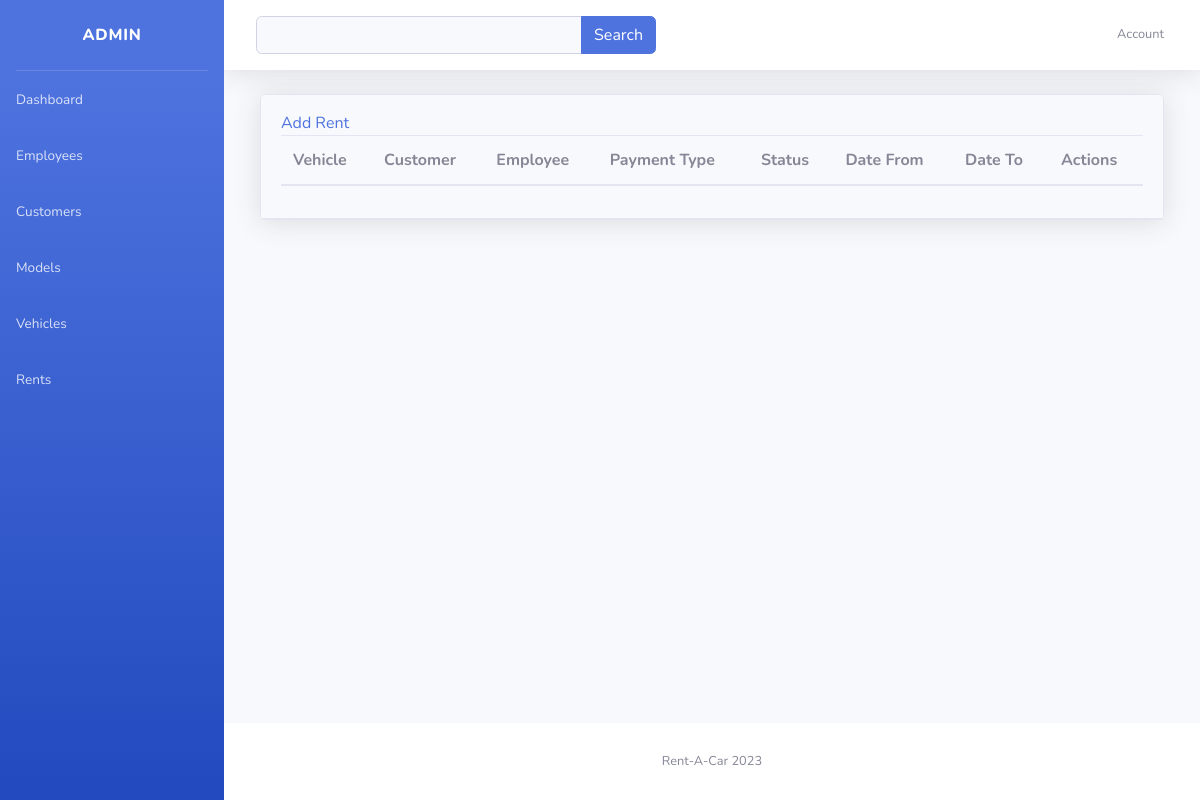
Page /rent_view on the earlier database version.
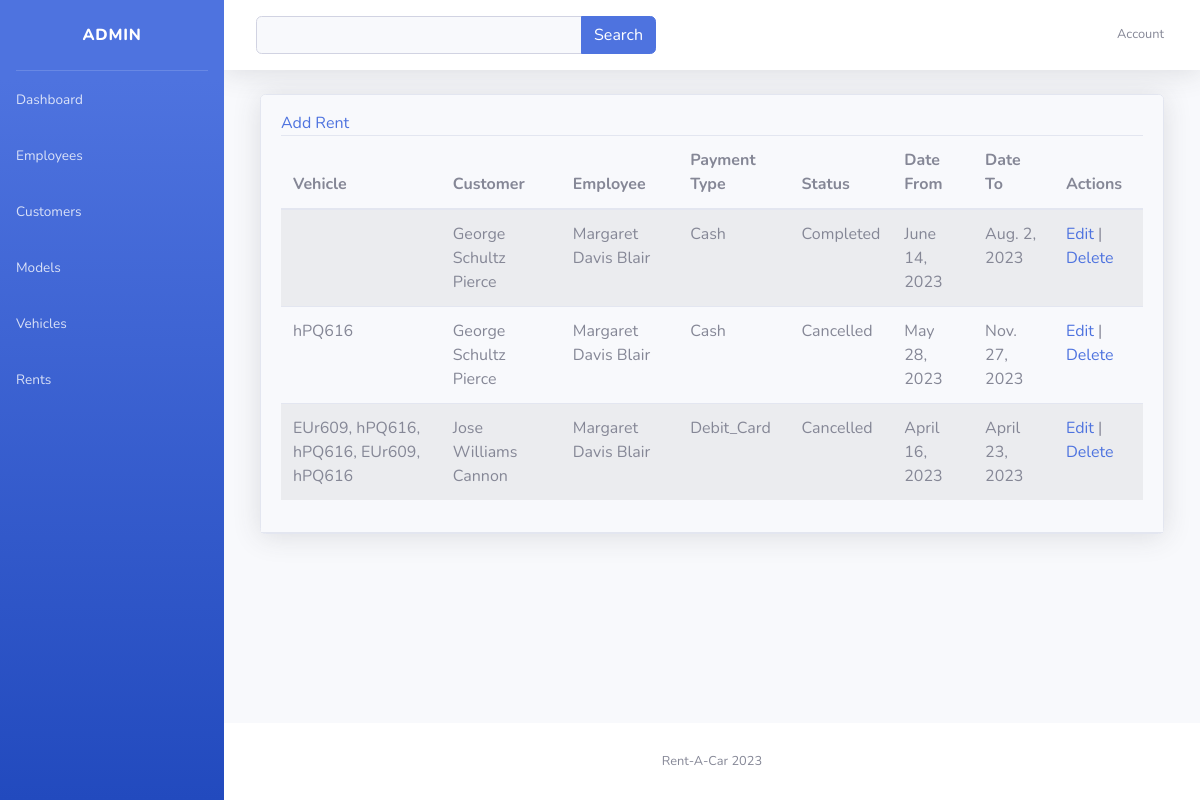
Same page on the later database version.
### BootStrapAdmin/models.py (models this page shows, shortened)
class BaseModel(models.Model):
    created_at = models.DateTimeField(
        auto_now_add=True, db_index=True
    )
    updated_at = models.DateTimeField(auto_now=True)
    class Meta:
        abstract = True

class Rent(BaseModel):
    STATUS_CHOICES = (
        ('Ongoing','Ongoing'),
        ('Completed','Completed'),
        ('Cancelled','Cancelled'),
    )
    PAYMENT_CHOICES = (
        ('Credit Card Payment','Credit_Card'),
        ('Debit Card Payment','Debit_Card'),
        ('Cash Payment','Cash'),
    )
    status = models.CharField(max_length=100, null=False, choices=STATUS_CHOICES)
    customer = models.ForeignKey(Customer, default="", blank=False, on_delete=models.CASCADE)
    employee = models.ForeignKey(Employee, default=0, null=True, blank=True, on_delete=models.CASCADE)
    payment_type = models.CharField(max_length=100, null=False, choices=PAYMENT_CHOICES)
    vehicle = models.ManyToManyField(Vehicle)
    date_from = models.DateField(null=False, blank=False)
    date_to = models.DateField(null=False, blank=False)

class Customer(BaseModel): # Related to Rent Table
    GENDER_CHOICES = (
        ('Male','Male'),
        ('Female','Female'),
        ('Others','Others')
    )
    first_name = models.CharField(max_length=100, null=False, blank=False)
    middle_name = models.CharField(max_length=100, null=True, blank=True)
    last_name = models.CharField(max_length=100, null=False, blank=False)
    gender = models.CharField(max_length = 100, null=False, blank=False, choices=GENDER_CHOICES)
    email_address = models.CharField(max_length = 100, null=False, blank=False)
    phone_number = models.CharField(max_length=100, null=False, blank=False)
    street = models.CharField(max_length=100, null=False, blank=False)
    city = models.CharField(max_length=100, null=False, blank=False)
    def __str__(self):
        if (self.middle_name == None):
            m_name = ""
        else:
            m_name = self.middle_name
        return f'{self.first_name} {m_name} {self.last_name}'

class Employee(BaseModel): # Related to Rent Table
    first_name = models.CharField(max_length=100, null=False, blank=False)
    middle_name = models.CharField(max_length=100, null=True, blank=True)
    last_name = models.CharField(max_length=100, null=False, blank=False)
    email_address = models.CharField(max_length = 100, null=False, blank=False)
    phone_number = models.CharField(max_length=100, null=False, blank=False)
    privilege = models.IntegerField(default=1, null=False, blank=False)
    in_charge = models.ForeignKey('self', null=True, blank=False, on_delete=models.CASCADE)
    def __str__(self):
        if (self.middle_name == None):
            m_name = ""
        else:
            m_name = self.middle_name
        return f'{self.first_name} {m_name} {self.last_name}'

class Vehicle(BaseModel): # Related to Rent Table
    model = models.ForeignKey(Model, blank=True, null=True, on_delete=models.CASCADE)
    engine_size = models.IntegerField(null=False, blank=False,default=0)
    preview = models.ImageField(upload_to='images_test', null=True)
    def __str__(self):
        return str(self.model)

class Model(BaseModel): # Related to Vehicle Table
    model_code = models.CharField(max_length=100, null=False, blank=False)
    company = models.CharField(max_length=100, null=False, blank=False)
    def __str__(self):
        return self.model_code

### BootStrapAdmin/views.py (the view)
# urls.py: path('rent_view', RentView.as_view(), name='rent-view'),
class RentView(ListView):
    model = Rent
    context_object_name = 'rent'
    template_name = 'rents.html'
    paginate_by = 10
    def get_context_data(self, **kwargs):
        context = super().get_context_data(**kwargs)
        return context

### BootStrapAdmin/templates/rents.html (shortened to what this page needs)
{% extends 'Index.html' %}
{% load static %}
{% block content %}
<a href="{% url 'rent-add' %}" class="add-btn">Add Rent</a>
    <table class="table table-hover table-striped">
        <thead>
            <tr>
                <th>Vehicle</th>
                <th>Customer</th>
                <th>Employee</th>
                <th>Payment Type</th>
                <th>Status</th>
                <th>Date From</th>
                <th>Date To</th>
                <th>Actions</th>
            </tr>
        </thead>
        <tbody>
            {% for x in rent %}
            <tr>
                <td>
                    {% for vehicle in x.vehicle.all %}
                        {{ vehicle }}{% if not forloop.last %}, {% endif %}
                    {% endfor %}
                </td>
                <td>{{ x.customer }}</td>
                <td>{{ x.employee }}</td>
                <td>{{ x.payment_type }}</td>
                <td>{{ x.status }}</td>
                <td>{{ x.date_from }}</td>
                <td>{{ x.date_to }}</td>
                <td>
                    <a href="rent_view/{{ x.id }}">Edit</a> |
                    <a href="rent_view/{{ x.id }}/delete" >Delete</a>
                </td>
            </tr>
            {% endfor %}
        </tbody>
    </table>
{% endblock %}

Differences in the rows shown:
added Rent: customer "George Schultz Pierce", employee "Margaret Davis Blair", payment_type "Cash", status "Completed", date_from "June 14, 2023", date_to "Aug. 2, 2023"
added Rent: customer "George Schultz Pierce", employee "Margaret Davis Blair", payment_type "Cash", status "Cancelled", date_from "May 28, 2023", date_to "Nov. 27, 2023"
added Vehicle: model.model_code "hPQ616"
added Rent: customer "Jose Williams Cannon", employee "Margaret Davis Blair", payment_type "Debit_Card", status "Cancelled", date_from "April 16, 2023", date_to "April 23, 2023"
added Vehicle: model.model_code "EUr609", shown under "Jose Williams Cannon"
added Vehicle: model.model_code "hPQ616", shown under "Jose Williams Cannon"
added Vehicle: model.model_code "EUr609", shown under "Jose Williams Cannon"
added Vehicle: model.model_code "hPQ616", shown under "Jose Williams Cannon"
